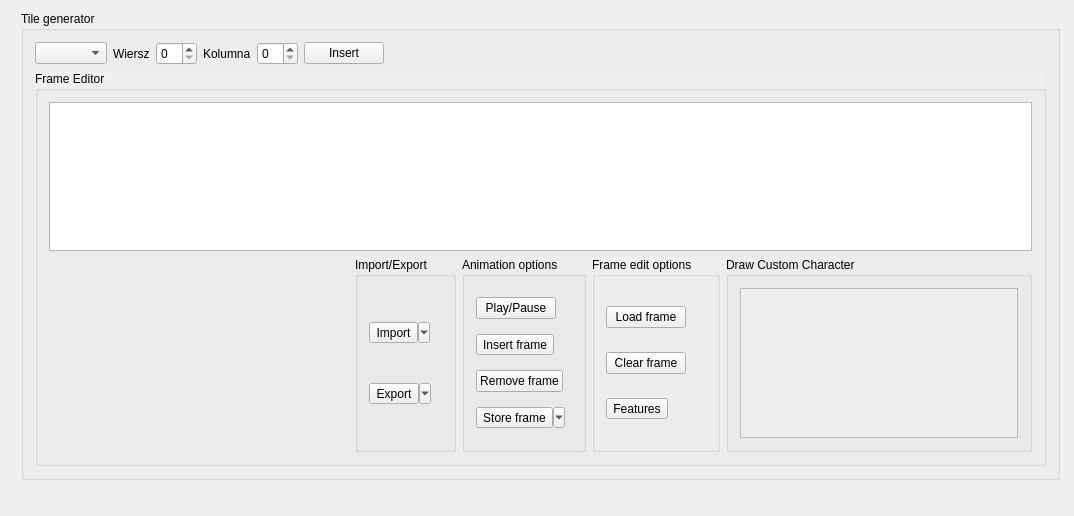
<?xml version="1.0" encoding="UTF-8"?>
<ui version="4.0">
 <class>AnimationWindow</class>
 <widget class="QWidget" name="AnimationWindow">
  <property name="geometry">
   <rect>
    <x>0</x>
    <y>0</y>
    <width>1074</width>
    <height>516</height>
   </rect>
  </property>
  <property name="windowTitle">
   <string>AnimationWindow</string>
  </property>
  <widget class="QWidget" name="verticalLayoutWidget">
   <property name="geometry">
    <rect>
     <x>10</x>
     <y>0</y>
     <width>1061</width>
     <height>491</height>
    </rect>
   </property>
   <layout class="QVBoxLayout" name="mainLayout">
    <item>
     <widget class="QGroupBox" name="CharacterSetupFrame">
      <property name="title">
       <string>Tile generator</string>
      </property>
      <layout class="QVBoxLayout" name="verticalLayout_6">
       <item>
        <layout class="QHBoxLayout" name="Characters2Use_2">
         <item>
          <widget class="QComboBox" name="characters2choose"/>
         </item>
         <item>
          <widget class="QLabel" name="label_rowL">
           <property name="text">
            <string>Wiersz</string>
           </property>
          </widget>
         </item>
         <item>
          <widget class="QSpinBox" name="row_rangeL"/>
         </item>
         <item>
          <widget class="QLabel" name="label_colL">
           <property name="text">
            <string>Kolumna</string>
           </property>
          </widget>
         </item>
         <item>
          <widget class="QSpinBox" name="col_rangeL"/>
         </item>
         <item>
          <widget class="QPushButton" name="pushCharacterL">
           <property name="text">
            <string>Insert</string>
           </property>
          </widget>
         </item>
         <item>
          <spacer name="horizontalSpacerL">
           <property name="orientation">
            <enum>Qt::Horizontal</enum>
           </property>
           <property name="sizeHint" stdset="0">
            <size>
             <width>40</width>
             <height>20</height>
            </size>
           </property>
          </spacer>
         </item>
        </layout>
       </item>
       <item>
        <widget class="QGroupBox" name="editorFrame">
         <property name="autoFillBackground">
          <bool>true</bool>
         </property>
         <property name="title">
          <string>Frame Editor</string>
         </property>
         <layout class="QVBoxLayout" name="verticalLayout_5">
          <item>
           <widget class="LedMatrix" name="frameEditorL">
            <property name="enabled">
             <bool>true</bool>
            </property>
            <property name="sizePolicy">
             <sizepolicy hsizetype="Expanding" vsizetype="Expanding">
              <horstretch>0</horstretch>
              <verstretch>0</verstretch>
             </sizepolicy>
            </property>
            <property name="autoFillBackground">
             <bool>true</bool>
            </property>
            <property name="selectionMode">
             <enum>QAbstractItemView::NoSelection</enum>
            </property>
            <property name="wordWrap">
             <bool>false</bool>
            </property>
            <property name="cornerButtonEnabled">
             <bool>false</bool>
            </property>
            <property name="rowCount">
             <number>0</number>
            </property>
            <property name="columnCount">
             <number>0</number>
            </property>
            <attribute name="horizontalHeaderVisible">
             <bool>false</bool>
            </attribute>
            <attribute name="verticalHeaderVisible">
             <bool>false</bool>
            </attribute>
           </widget>
          </item>
          <item>
           <layout class="QHBoxLayout" name="horizontalLayout">
            <item>
             <spacer name="buttonSpacerLeft">
              <property name="orientation">
               <enum>Qt::Horizontal</enum>
              </property>
              <property name="sizeHint" stdset="0">
               <size>
                <width>40</width>
                <height>20</height>
               </size>
              </property>
             </spacer>
            </item>
            <item>
             <widget class="QGroupBox" name="importExportOptions">
              <property name="title">
               <string>Import/Export</string>
              </property>
              <layout class="QVBoxLayout" name="verticalLayout_9">
               <item>
                <widget class="QToolButton" name="importButton">
                 <property name="text">
                  <string>Import</string>
                 </property>
                 <property name="popupMode">
                  <enum>QToolButton::MenuButtonPopup</enum>
                 </property>
                 <property name="toolButtonStyle">
                  <enum>Qt::ToolButtonTextOnly</enum>
                 </property>
                 <property name="arrowType">
                  <enum>Qt::DownArrow</enum>
                 </property>
                </widget>
               </item>
               <item>
                <widget class="QToolButton" name="exportButton">
                 <property name="text">
                  <string>Export</string>
                 </property>
                 <property name="popupMode">
                  <enum>QToolButton::MenuButtonPopup</enum>
                 </property>
                 <property name="toolButtonStyle">
                  <enum>Qt::ToolButtonTextOnly</enum>
                 </property>
                 <property name="arrowType">
                  <enum>Qt::DownArrow</enum>
                 </property>
                </widget>
               </item>
              </layout>
             </widget>
            </item>
            <item>
             <widget class="QGroupBox" name="animationOptions">
              <property name="title">
               <string>Animation options</string>
              </property>
              <layout class="QVBoxLayout" name="verticalLayout_8">
               <item>
                <widget class="QPushButton" name="playButton_2">
                 <property name="sizePolicy">
                  <sizepolicy hsizetype="Fixed" vsizetype="Fixed">
                   <horstretch>0</horstretch>
                   <verstretch>0</verstretch>
                  </sizepolicy>
                 </property>
                 <property name="text">
                  <string>Play/Pause</string>
                 </property>
                </widget>
               </item>
               <item>
                <widget class="QToolButton" name="insertFrameButton_2">
                 <property name="text">
                  <string>Insert frame</string>
                 </property>
                 <property name="popupMode">
                  <enum>QToolButton::InstantPopup</enum>
                 </property>
                 <property name="toolButtonStyle">
                  <enum>Qt::ToolButtonTextOnly</enum>
                 </property>
                 <property name="arrowType">
                  <enum>Qt::DownArrow</enum>
                 </property>
                </widget>
               </item>
               <item>
                <widget class="QPushButton" name="removeFrameButton_2">
                 <property name="sizePolicy">
                  <sizepolicy hsizetype="Fixed" vsizetype="Fixed">
                   <horstretch>0</horstretch>
                   <verstretch>0</verstretch>
                  </sizepolicy>
                 </property>
                 <property name="text">
                  <string>Remove frame</string>
                 </property>
                </widget>
               </item>
               <item>
                <widget class="QToolButton" name="storeFrameButton_2">
                 <property name="text">
                  <string>Store frame</string>
                 </property>
                 <property name="popupMode">
                  <enum>QToolButton::MenuButtonPopup</enum>
                 </property>
                 <property name="toolButtonStyle">
                  <enum>Qt::ToolButtonTextOnly</enum>
                 </property>
                 <property name="arrowType">
                  <enum>Qt::DownArrow</enum>
                 </property>
                </widget>
               </item>
              </layout>
             </widget>
            </item>
            <item>
             <widget class="QGroupBox" name="frameEditOptions">
              <property name="autoFillBackground">
               <bool>true</bool>
              </property>
              <property name="title">
               <string>Frame edit options</string>
              </property>
              <layout class="QVBoxLayout" name="verticalLayout_10">
               <item>
                <widget class="QPushButton" name="pushButton">
                 <property name="sizePolicy">
                  <sizepolicy hsizetype="Fixed" vsizetype="Fixed">
                   <horstretch>0</horstretch>
                   <verstretch>0</verstretch>
                  </sizepolicy>
                 </property>
                 <property name="text">
                  <string>Load frame</string>
                 </property>
                </widget>
               </item>
               <item>
                <widget class="QPushButton" name="clearButton">
                 <property name="sizePolicy">
                  <sizepolicy hsizetype="Fixed" vsizetype="Fixed">
                   <horstretch>0</horstretch>
                   <verstretch>0</verstretch>
                  </sizepolicy>
                 </property>
                 <property name="text">
                  <string>Clear frame</string>
                 </property>
                </widget>
               </item>
               <item>
                <widget class="QToolButton" name="featuresButton">
                 <property name="enabled">
                  <bool>true</bool>
                 </property>
                 <property name="sizePolicy">
                  <sizepolicy hsizetype="Fixed" vsizetype="Fixed">
                   <horstretch>0</horstretch>
                   <verstretch>0</verstretch>
                  </sizepolicy>
                 </property>
                 <property name="text">
                  <string>Features</string>
                 </property>
                 <property name="popupMode">
                  <enum>QToolButton::InstantPopup</enum>
                 </property>
                 <property name="toolButtonStyle">
                  <enum>Qt::ToolButtonTextOnly</enum>
                 </property>
                 <property name="arrowType">
                  <enum>Qt::DownArrow</enum>
                 </property>
                </widget>
               </item>
              </layout>
             </widget>
            </item>
            <item>
             <widget class="QGroupBox" name="CustomCharacterLayout">
              <property name="title">
               <string>Draw Custom Character</string>
              </property>
              <layout class="QVBoxLayout" name="verticalLayout_11">
               <item>
                <widget class="LedMatrix" name="CustomCharacter">
                 <property name="enabled">
                  <bool>false</bool>
                 </property>
                 <attribute name="horizontalHeaderVisible">
                  <bool>false</bool>
                 </attribute>
                 <attribute name="verticalHeaderVisible">
                  <bool>false</bool>
                 </attribute>
                </widget>
               </item>
              </layout>
             </widget>
            </item>
           </layout>
          </item>
         </layout>
        </widget>
       </item>
      </layout>
     </widget>
    </item>
   </layout>
  </widget>
 </widget>
 <layoutdefault spacing="6" margin="11"/>
 <customwidgets>
  <customwidget>
   <class>LedMatrix</class>
   <extends>QTableWidget</extends>
   <header>ledmatrix.h</header>
   <slots>
    <slot>clearDisplay()</slot>
   </slots>
  </customwidget>
 </customwidgets>
 <resources/>
 <connections/>
</ui>
